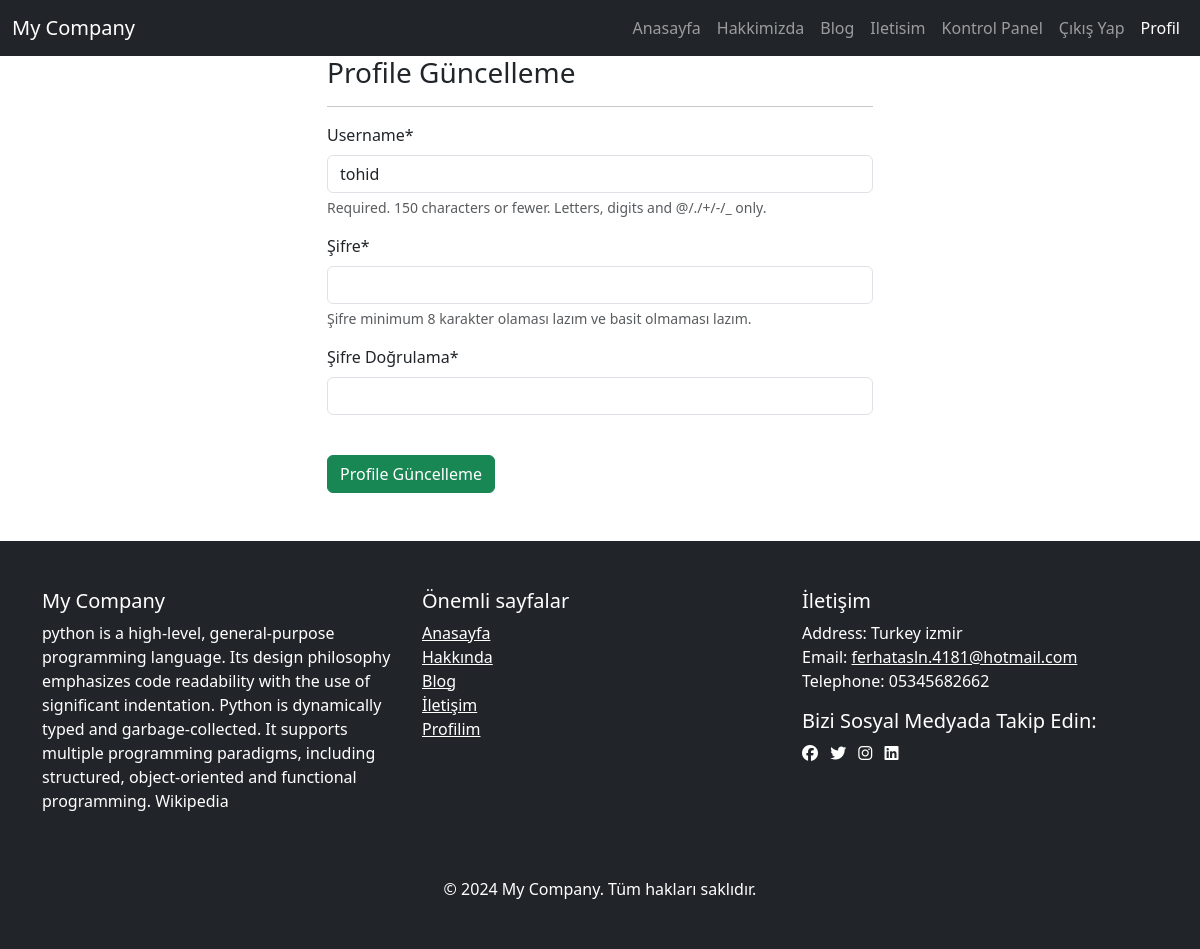
Page /user/profile/tohid/ (signed in) on the committed database.
### blog/models.py (models this page shows, shortened)
class FooterSettings(models.Model):
    description = models.TextField(verbose_name="Şirket açıklaması", blank=True)
    address = models.CharField(max_length=255,verbose_name="Adres", blank=True)
    phone = models.CharField(max_length=20, verbose_name="Telefon", blank=True)
    email = models.EmailField(verbose_name="E-poste", blank=True)
    facebook = models.URLField(verbose_name="Facebook URL",blank=True, null=True)
    twitter = models.URLField(verbose_name="Twitter URL",blank=True, null=True)
    instagram = models.URLField(verbose_name="İnstagram URL",blank=True, null=True)
    linkedin = models.URLField(verbose_name="Linkedin URL",blank=True, null=True)

### user/views.py (the view)
# urls.py: path("profile/<str:username>/", views.profile, name="profile"),
@login_required(login_url="user:login")
def profile(request, username):
    user = get_object_or_404(User, username=username)
    if request.method == "POST":
        form = UserProfileForm(request.POST,instance=user)
        if form.is_valid():
            form.save()
            return redirect("user:profile", username=user.username)
    else:
        form = UserProfileForm(instance=user)
    context = {
        "form": form,
        "username": user.username
    }
    return render(request,"profile.html", context)

### user/forms.py (shortened to what this page needs)
class UserProfileForm(forms.ModelForm):
    password = forms.CharField(
        widget = forms.PasswordInput(),
        label ="Şifre",
        required=True,
        help_text="Şifre minimum 8 karakter olaması lazım ve basit olmaması lazım."
    )
    password_confirm = forms.CharField(
        widget = forms.PasswordInput(),
        label="Şifre Doğrulama",
        required=True
    )
    class Meta:
        model = User
        fields = ['username', 'password']
    def __init__(self,*args, **kwargs):
        super().__init__(*args, **kwargs)
        self.fields['username'].widget.attrs['readonly']=True

### blog/context_processors.py (called while the page is built)
def footer_settings(request):
    settings = FooterSettings.objects.first()
    return {'footer_settings': settings}

### templates/profile.html (shortened to what this page needs)
{% extends "layout.html" %}
{% load crispy_forms_tags %}
{% block body %}
<div class="row">
    <div class="col-md-6 offset-md-3">
        <h3>Profile Güncelleme</h3>
        <hr>
        <form method="post">
            {{form|crispy}}
            <br>
            <button class="btn btn-success" type="submit">Profile Güncelleme</button>
        </form>
    </div>
</div>
{% endblock body %}

### templates/includes/footer.html
<footer class="bg-dark text-white py-5 mt-5">
    <div class="container">
        <div class="row">
            <div class="col-md-4">
                <h5>My Company</h5>
                <p>{{footer_settings.description}}</p>
            </div>
            <div class="col-md-4">
                <h5>Önemli sayfalar</h5>
                <ul class="list-unstyled">
                    <li><a href="{% url 'index' %}" class="text-white">Anasayfa</a></li>
                    <li><a href="{% url 'about' %}" class="text-white">Hakkında</a></li>
                    <li><a href="{% url 'blog:articles' %}" class="text-white">Blog</a></li>
                    <li><a href="{% url 'contact' %}" class="text-white">İletişim</a></li>
                    {% if request.user.is_authenticated %}
                    <li><a href="{% url 'user:profile' request.user.username %}" class="text-white">Profilim</a></li>
                    {% endif %}
                </ul>
            </div>
            <div class="col-md-4">
                <h5>İletişim</h5>
                <p>
                     Address: {{footer_settings.address}} <br>
                     Email: <a href="mailto:{{footer_settings.email}}" class="text-white">{{footer_settings.email}}</a><br>
                     Telephone: {{footer_settings.phone}}
                </p>
                <div>
                    <h5>Bizi Sosyal Medyada Takip Edin:</h5>
                    <a href="{{footer_settings.facebookl}}" class="text-white me-2"><i class="fa-brands fa-facebook"></i></a>
                    <a href="{{footer_settings.twitter}}" class="text-white me-2"><i class="fa-brands fa-twitter"></i></a>
                    <a href="{{footer_settings.instagram}}" class="text-white me-2"><i class="fa-brands fa-instagram"></i></a>
                    <a href="{{footer_settings.linkedin}}" class="text-white me-2"><i class="fa-brands fa-linkedin"></i></a>
                </div>
            </div>
        </div>
        <div class="text-center mt-5">
            <p class="mb-0">&copy; 2024 My Company. Tüm hakları saklıdır.</p>
        </div>
    </div>
</footer>

### rows in the picture
FooterSettings: description "python is a high-level, general-purpose programming language. Its design philosophy emphasizes code readability with the use of significant indentation. Python is dynamically typed and garbage-collected. It supports multiple programming paradigms, including structured, object-oriented and functional programming. Wikipedia", address "Turkey izmir", email "ferhatasln.4181@hotmail.com", phone "05345682662"
